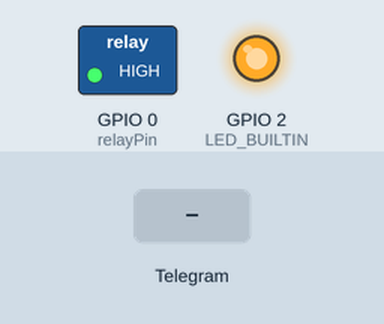
A sketch run on a simulated ESP8266 (NodeMCU). Shown: switched loads named in the sketch (green lamp = pin HIGH), output pins drawn as LEDs (lit = HIGH, except the on-board LED, lit = LOW). The inputs (shaded band) are chosen by the test bench. WiFi joins after 1.5 s; servers stay silent unless stated; the local clock reads 2024-03-15 10:24:30 at power-on unless the sketch sets it; random numbers use the default seed unless the sketch sets one; what the sketch prints to the serial monitor is not drawn.

Above: at 3.0 s.
3.1 s: Telegram message "/turnoff" received
At 4.6 s:
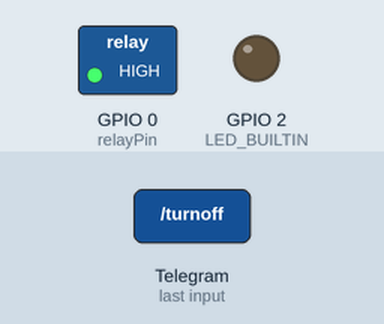
4.9 s: Telegram message "/releon" received
At 6.1 s:
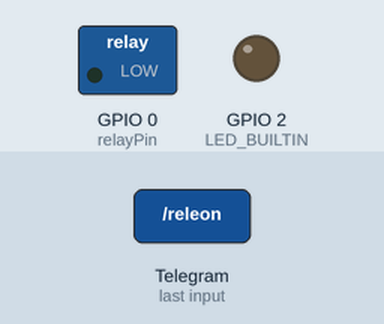
6.8 s: Telegram message "/turnon" received
At 7.6 s:
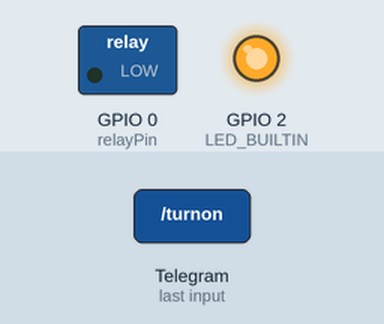
Timing chart, 0 to 9.8 s (numbered marks = the images above; inputs shaded):
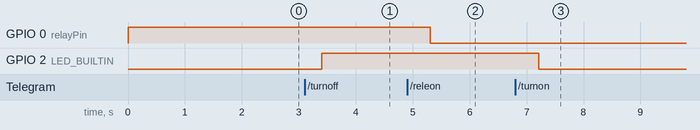

Measured:
- after the input at 3.1 s, GPIO 2 (LED_BUILTIN): LOW → HIGH after 0.31 s
- after the input at 4.9 s, GPIO 0 (relayPin): HIGH → LOW after 0.41 s
- after the input at 6.8 s, GPIO 2 (LED_BUILTIN): HIGH → LOW after 0.41 s

The sketch:

esp01-telegram-github.ino
```cpp
#include <ESP8266WiFi.h>
#include <WiFiClientSecure.h>
#include <UniversalTelegramBot.h>
#include <ArduinoJson.h>

// Wifi network station credentials
#define WIFI_SSID "MyWiFiName"
#define WIFI_PASSWORD "MyWiFiPassword"
// Telegram BOT Token (Get from Botfather)
#define BOT_TOKEN "api TOKEN BOT"
#define CHAT_ID "123456789" //owner chatid, for the boot up message
const char* id_1 = "123456789"; //owner chat id
const char* id_2 = "123456789"; //second chat id can use the bot
//you can add more users but remember to add below in (chat_id == id_1 || chat_id == id_2)

const int relayPin = 0; //relay pin of esp01 board

X509List cert(TELEGRAM_CERTIFICATE_ROOT);
WiFiClientSecure secured_client;
UniversalTelegramBot bot(BOT_TOKEN, secured_client);
unsigned long bot_lasttime;  // last time messages' scan has been done
bool Start = false;
const unsigned long BOT_MTBS = 1000;  // mean time between scan messages

//Serial monitor to see chat ID and messages
void handleNewMessages(int numNewMessages) {
  Serial.println("handleNewMessages");
  Serial.println(String(numNewMessages));

  for (int i = 0; i < numNewMessages; i++) {
    String chat_id = bot.messages[i].chat_id;
    String text = bot.messages[i].text;
    Serial.print(bot.messages[i].from_name);
    Serial.print(" ID: ");
    Serial.print(chat_id);
    Serial.print(" Message: ");
    Serial.println(text);

    String from_name = bot.messages[i].from_name;
    if (from_name == "")
      from_name = "Guest";

    if (text == "/send_test_action") {
      bot.sendChatAction(chat_id, "typing");
      delay(4000);
      bot.sendMessage(chat_id, "Did you see the action message?");

      // You can't use own message, just choose from one of bellow

      //typing for text messages
      //upload_photo for photos
      //record_video or upload_video for videos
      //record_audio or upload_audio for audio files
      //upload_document for general files
      //find_location for location data
      //more info here - https://core.telegram.org/bots/api#sendchataction
    }

    //you can add user by using the same syntax here and add the chat id on the define string above
    if (chat_id == id_1 || chat_id == id_2) {
      //This is the list of command that bot send when you write /start
      if (text == "/start") {
        String list = "Welcome " + from_name + ".\n";
        list += "Command List \n\n";
        list += "/send_test_action : to send test chat action message\n";
        list += "/random \n";
        list += "/example \n";
        list += "/turnon \n";
        list += "/turnoff \n";
        list += "/releon \n";
        list += "/releoff \n";
        bot.sendMessage(chat_id, list);
      }
      // you must add and IF condition every command you need
      }
      if (text == "/random") {
        int randomValue = random(1, 101);
        String random = "number " + String(randomValue);
        bot.sendMessage(chat_id, random, "");
      }
       if (text == "/example") {
        bot.sendMessage(chat_id, "This is an example message sent from ESP8266", "");
      }
      if (text == "/turnon") {
        digitalWrite(LED_BUILTIN, LOW);
        bot.sendMessage(chat_id, "Now the LED is on", "");
      }
      if (text == "/turnoff") {
        digitalWrite(LED_BUILTIN, HIGH);
        bot.sendMessage(chat_id, "Now the LED is off", "");
      }
      if (text == "/releon") {
        digitalWrite(relayPin, LOW);
        bot.sendMessage(chat_id, "Now the rele is on", "");
      }
      if (text == "/releoff") {
        digitalWrite(relayPin, HIGH);
        bot.sendMessage(chat_id, "Now the rele is off", "");
      }
    }
  }

void setup() {
  pinMode(LED_BUILTIN, OUTPUT);
  pinMode(relayPin, OUTPUT);
  digitalWrite(LED_BUILTIN, LOW);
  digitalWrite(relayPin, HIGH);
  Serial.begin(115200);
  Serial.println();
  Serial.print("Connecting to Wifi SSID ");
  Serial.print(WIFI_SSID);
  WiFi.begin(WIFI_SSID, WIFI_PASSWORD);

  secured_client.setTrustAnchors(&cert);  // Add root certificate for api.telegram.org
  while (WiFi.status() != WL_CONNECTED) {
    Serial.print(".");
    delay(500);
  }
  Serial.print("\nWiFi connected. IP address: ");
  Serial.println(WiFi.localIP());

  Serial.print("Retrieving time: ");
  configTime(0, 0, "pool.ntp.org");  // get UTC time via NTP
  time_t now = time(nullptr);
  while (now < 24 * 3600) {
    Serial.print(".");
    delay(100);
    now = time(nullptr);
  }
  Serial.println(now);
  bot.sendMessage(CHAT_ID, "Bot Started", "");
}

void loop() {

  if (millis() - bot_lasttime > BOT_MTBS) {
    int numNewMessages = bot.getUpdates(bot.last_message_received + 1);

    while (numNewMessages) {
      Serial.println("got response");
      handleNewMessages(numNewMessages);
      numNewMessages = bot.getUpdates(bot.last_message_received + 1);
    }

    bot_lasttime = millis();
  }
}
```
